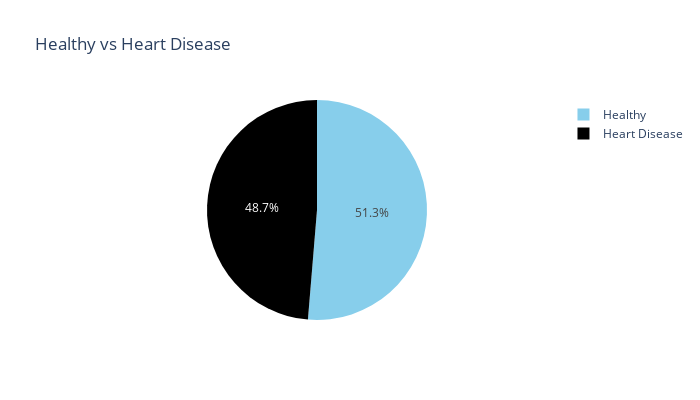

Notebook cell for this chart:
### Markdown cell above
# Preprocessing

### Code cell
labels=["Healthy","Heart Disease"]

healthy_or_not = data['target'].value_counts().tolist()
values = [healthy_or_not[0], healthy_or_not[1]]

fig = px.pie(values=data['target'].value_counts(), names=labels , width=700, height=400, color_discrete_sequence=["skyblue","black"]
             ,title="Healthy vs Heart Disease")
fig.show()

### Figure 1 — Plotly figure (JSON) as saved in the notebook; plotly's stock layout.template omitted (floating-point values rounded to 4 significant figures)
{"data": [{"domain": {"x": [0, 1], "y": [0, 1]}, "hovertemplate": "label=%{label}<br>value=%{value}<extra></extra>", "labels": ["Healthy", "Heart Disease"], "legendgroup": "", "name": "", "showlegend": true, "type": "pie", "values": [526, 499]}], "layout": {"height": 400, "legend": {"tracegroupgap": 0}, "piecolorway": ["skyblue", "black"], "title": {"text": "Healthy vs Heart Disease"}, "width": 700}}
